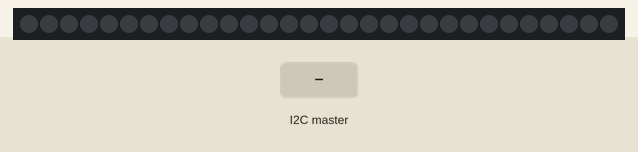
This sketch was run on a simulated Arduino Uno, built with avr-gcc and run on an emulated ATmega328P. Shown: 30 RGB LEDs in strip order, left to right. The inputs (shaded band) are chosen by the test bench. What the sketch prints to the serial monitor is not drawn.

Above: at 1.2 s.
1.3 s: the I2C master sends the byte 1
At 2.5 s:
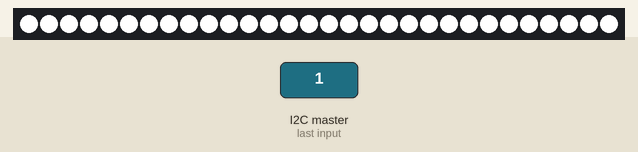
2.8 s: the I2C master sends the byte 0
5.8 s: the I2C master sends the byte 2
Timing chart, 0 to 8.8 s (numbered marks = the images above; inputs shaded):
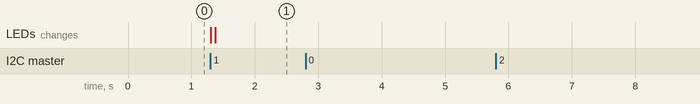

Measured:
- after the input at 1.3 s, the LEDs: first change at once (image 1 shows a later state)
- after the input at 2.8 s, every drawn part: stays the same
- after the input at 5.8 s, every drawn part: stays the same

The sketch:

strandtest.ino
```cpp
#include <Adafruit_NeoPixel.h>
#include <Wire.h>
#include <avr/power.h>
#define PIN 6

// Parameter 1 = number of pixels in strip
// Parameter 2 = Arduino pin number (most are valid)
// Parameter 3 = pixel type flags, add together as needed:
//   NEO_KHZ800  800 KHz bitstream (most NeoPixel products w/WS2812 LEDs)
//   NEO_KHZ400  400 KHz (classic 'v1' (not v2) FLORA pixels, WS2811 drivers)
//   NEO_GRB     Pixels are wired for GRB bitstream (most NeoPixel products)
//   NEO_RGB     Pixels are wired for RGB bitstream (v1 FLORA pixels, not v2)
Adafruit_NeoPixel strip = Adafruit_NeoPixel(30, PIN, NEO_GRB + NEO_KHZ800);

// IMPORTANT: To reduce NeoPixel burnout risk, add 1000 uF capacitor across
// pixel power leads, add 300 - 500 Ohm resistor on first pixel's data input
// and minimize distance between Arduino and first pixel.  Avoid connecting
// on a live circuit...if you must, connect GND first.

int ledlevel = 0;
int brightness = 0;
int R = 0;
int G = 0;
int B = 0;
int R_Off = 0;
int G_Off = 0;
int B_Off = 0;

void setup() {
   strip.begin();

  strip.show(); // Initialize all pixels to 'off'
  Wire.begin(84);                // join i2c bus with address #84
  Wire.onReceive(receiveEvent); // register event
  Serial.begin(9600);           // start serial for output
  Serial.print("init"); //initialize complete
}

void loop() {
  // Some example procedures showing how to display to the pixels:
  colorWipe(strip.Color(R, G, B), 1); //Green

 Serial.print("Looping");
 Serial.print(ledlevel);
}

// Fill the dots one after the other with a color
void colorWipe(uint32_t c, uint8_t wait) {
  for(uint16_t i=0; i<strip.numPixels(); i++) {

      if (i<ledlevel)
      {
      strip.setPixelColor(i, c);
      }
      else
      {
      strip.setPixelColor(i, R_Off,G_Off,B_Off);
      }
      strip.show();
      delay(wait);
  }
}

      // Try to loop from i = 0 to i < strip.numPixels(), with the condition that the pixel colors are set to bright only while i < height (else turn LED off).

void receiveEvent(int howMany)//Receive 5 bytes
{
 ledlevel = Wire.read();    // receive byte as an integer
  R = Wire.read();
  G = Wire.read();
  B = Wire.read();  //Serial.println(x);         // print the integer
  R_Off = Wire.read();
  G_Off = Wire.read();
  B_Off = Wire.read();
  brightness = Wire.read();
  Serial.println("Received");

}
```
